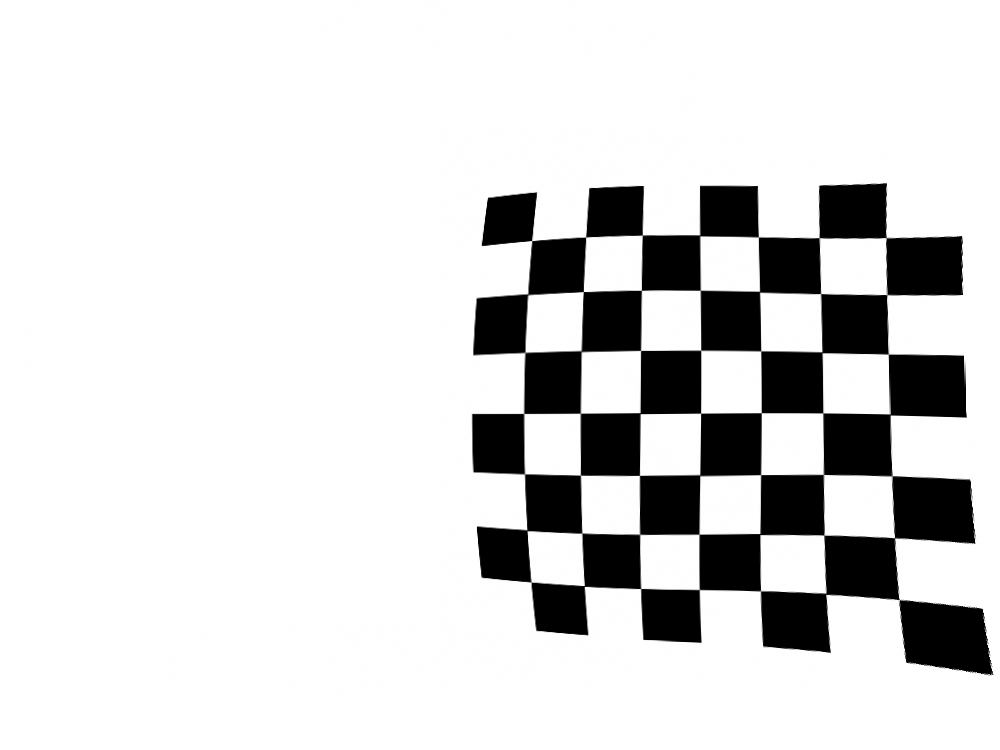
//> input picture code/build/src/11.tif, 1000 x 750 px
$ ./AdaptiveSegment ../../build/src/11.tif darkbg   (built with g++ and OpenCV 4)
//> lines starting //> are read from the running program, lines starting //| are printed output that depends on the picture; after the words box and inside, x2 and y2 are one past the last pixel; in counts of white or black regions, pixels touching at a corner belong together
#include <cv.h>
#include <highgui.h>
#include <iostream>

using namespace cv;
using namespace std;

void adaptThreshold(Mat I, int* threshold);

int main( int argc, char** argv)
{
  Mat img, grey, hist;
  img = imread(argv[1],1);
//> img is the input picture: 750 rows x 1000 cols, CV_8UC3; min 0, max 255, mean 216
  int darkbg = 0;

  if(argc < 2 || !img.data) {
    printf("No image data\n");
    return -1;
  }

  if(argc > 2 && strcmp(argv[2], "darkbg") == 0)
    darkbg = 1;

  cvtColor(img, grey, CV_RGB2GRAY);

  Scalar m = mean(grey);
//> m = Scalar(216)
  int threshold = cvRound(m[0]);
//> threshold = 216

  printf("Threshold before: %d\n", threshold);
//| Threshold before: 216
  adaptThreshold(grey, &threshold);
//> the loop in adaptThreshold, `do` made 3 passes
//> (old_threshold, mean_above, mean_below) on passes 1 to 3: (216, Scalar(254.6), Scalar(8.41)), (131, Scalar(254.1), Scalar(3.17)), (129, Scalar(254.1), Scalar(3.08))
//> pass 1, in adaptThreshold, `Mat above = I >= *threshold;`:
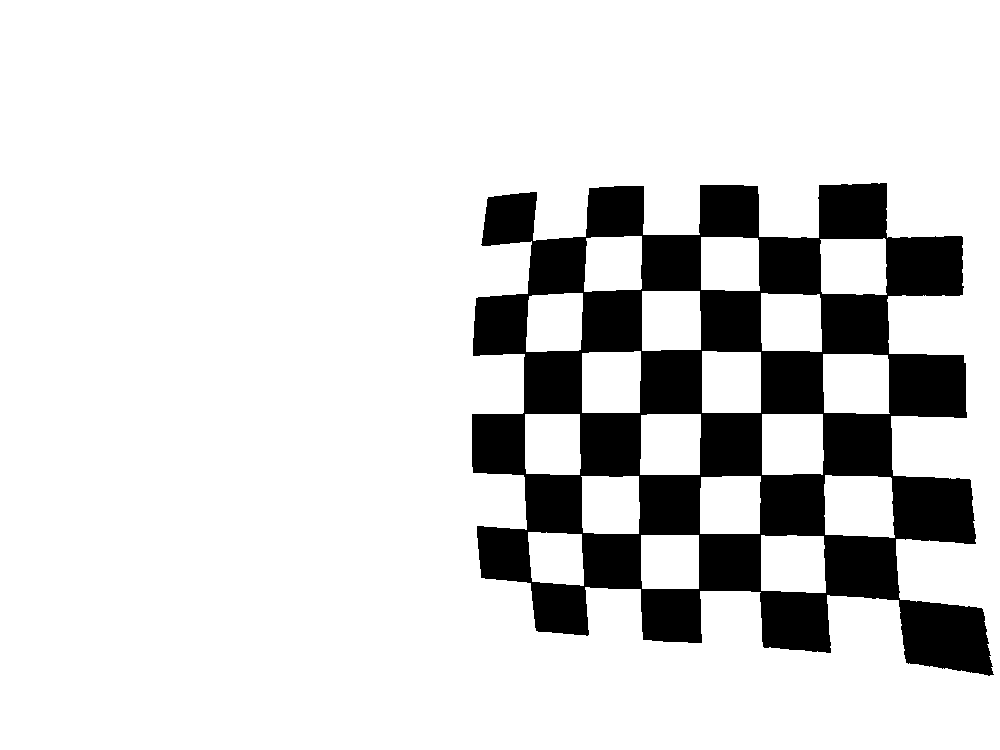
//> above: 750 rows x 1000 cols, CV_8UC1; 84.3% white; 1 black region, box (x1, y1, x2, y2) and area: (472, 183, 994, 676) 117454
//> pass 2, in adaptThreshold, `Mat above = I >= *threshold;`:
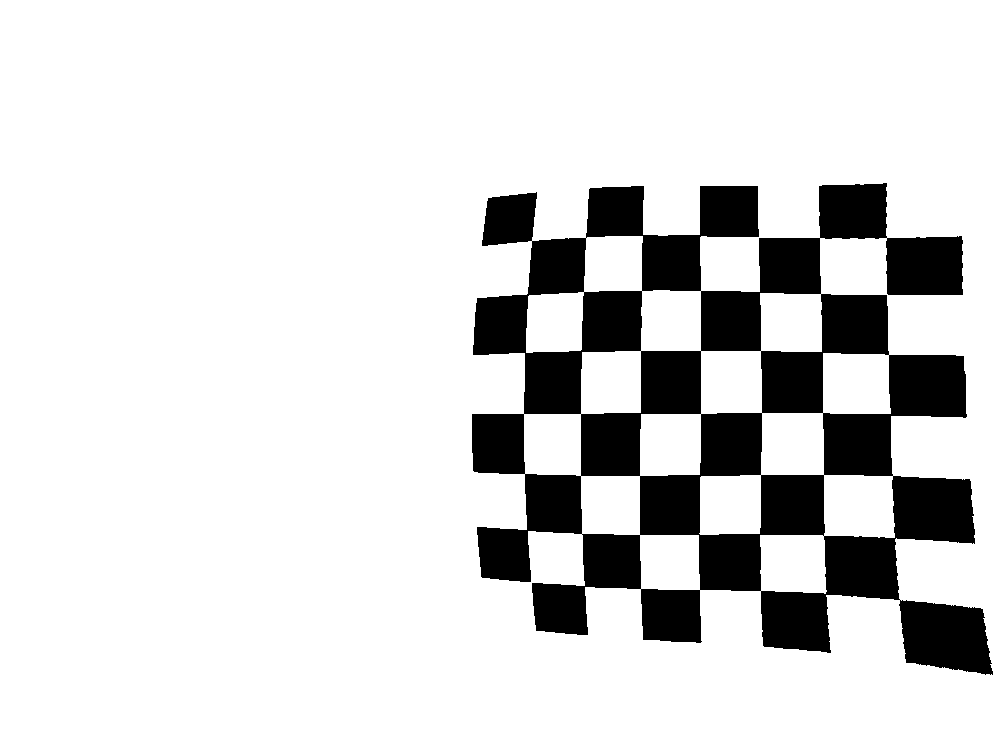
//> above: 750 rows x 1000 cols, CV_8UC1; 84.8% white; 1 black region, box (x1, y1, x2, y2) and area: (472, 183, 993, 675) 113844
//> threshold = 129
  printf("Threshold after: %d\n", threshold);
//| Threshold after: 129


  Mat dst;
  if(darkbg)
    dst = grey < threshold;
//> dst: 750 rows x 1000 cols, CV_8UC1; 15.2% white; 1 white region, box (x1, y1, x2, y2) and area: (472, 183, 993, 675) 113767
  else
    dst = grey >= threshold;

  namedWindow("Display image", CV_WINDOW_AUTOSIZE);
  imshow("Display image", dst);

  waitKey(0);

  return 0;

}

void adaptThreshold(Mat I, int* threshold)
{
  int old_threshold;
  do {
    old_threshold = *threshold;
    Mat above = I >= *threshold;
    Mat below = I < *threshold;
    Scalar mean_above = mean(I, above);
    Scalar mean_below = mean(I, below);
    *threshold = cvRound(((mean_above[0]+mean_below[0])/2));

} while(old_threshold != *threshold);
}

$ run again, on code/build/src/21.tif
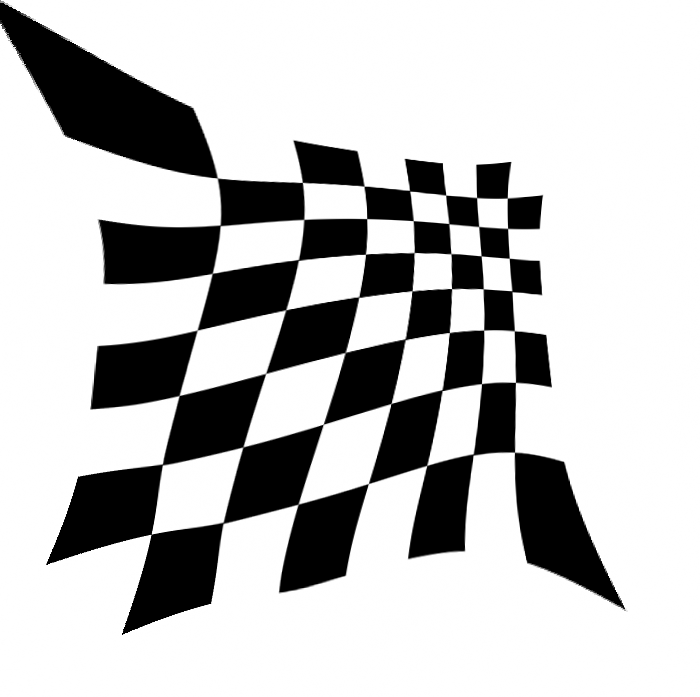
//> input picture code/build/src/21.tif, 700 x 697 px
//> img is the input picture: 697 rows x 700 cols, CV_8UC3; min 0, max 255, mean 193.5
//> m = Scalar(193.5)
//> `int threshold = cvRound(m[0]);`: threshold = 194
//| Threshold before: 194
//> the loop in adaptThreshold, `do` made 3 passes
//> (old_threshold, mean_above, mean_below) on passes 1 to 3: (194, Scalar(254.5), Scalar(6.91)), (131, Scalar(253.8), Scalar(3.2)), (128, Scalar(253.8), Scalar(3.09))
//> pass 1, in adaptThreshold, `Mat above = I >= *threshold;`:
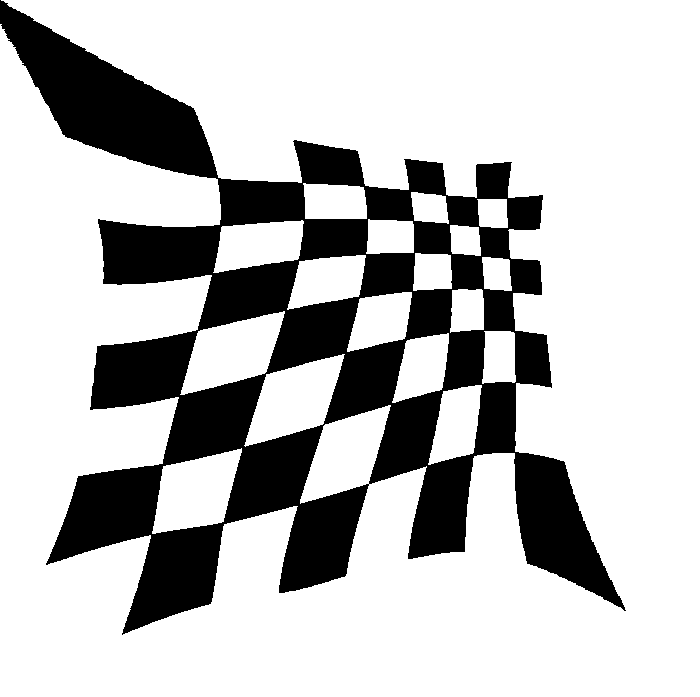
//> above: 697 rows x 700 cols, CV_8UC1; 75.4% white; 1 black region, box (x1, y1, x2, y2) and area: (0, 0, 626, 635) 120095
//> pass 2, in adaptThreshold, `Mat above = I >= *threshold;`:
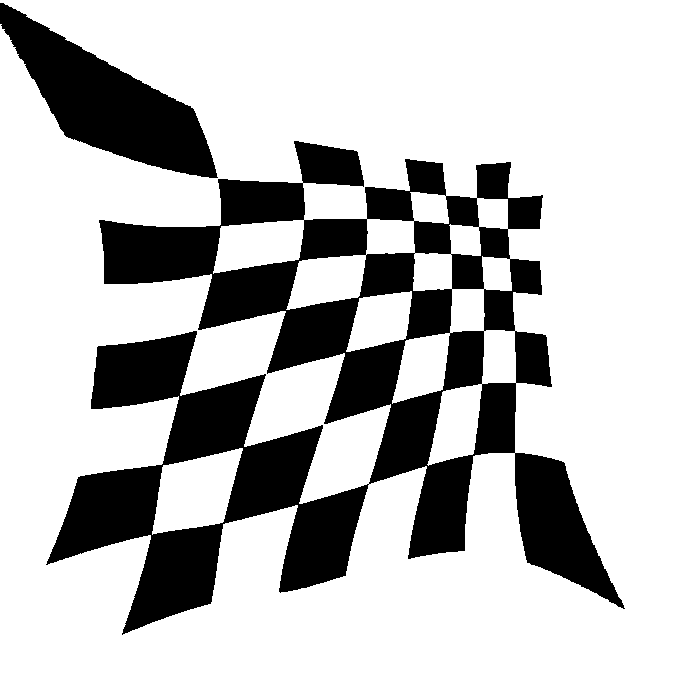
//> above: 697 rows x 700 cols, CV_8UC1; 76% white; 2 black regions, box (x1, y1, x2, y2) and area: (46, 141, 625, 635) 101890, (0, 3, 218, 178) 15428
//> `adaptThreshold(grey, &threshold);`: threshold = 128
//| Threshold after: 128
//> dst: 697 rows x 700 cols, CV_8UC1; 24% white; 2 white regions, box (x1, y1, x2, y2) and area: (46, 141, 625, 635) 101792, (0, 3, 218, 178) 15421

$ run again, on code/build/src/4.tif
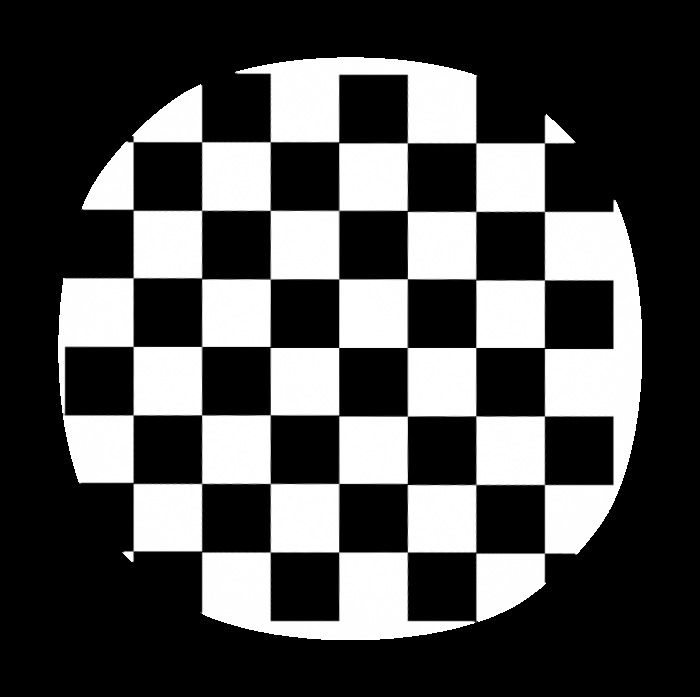
//> input picture code/build/src/4.tif, 700 x 697 px
//> img is the input picture: 697 rows x 700 cols, CV_8UC3; min 0, max 255, mean 76.7
//> m = Scalar(76.72)
//> `int threshold = cvRound(m[0]);`: threshold = 77
//| Threshold before: 77
//> the loop in adaptThreshold, `do` made 3 passes
//> (old_threshold, mean_above, mean_below) on passes 1 to 3: (77, Scalar(249.7), Scalar(0.439)), (125, Scalar(251.7), Scalar(1.01)), (126, Scalar(251.8), Scalar(1.04))
//> pass 1, in adaptThreshold, `Mat above = I >= *threshold;`:
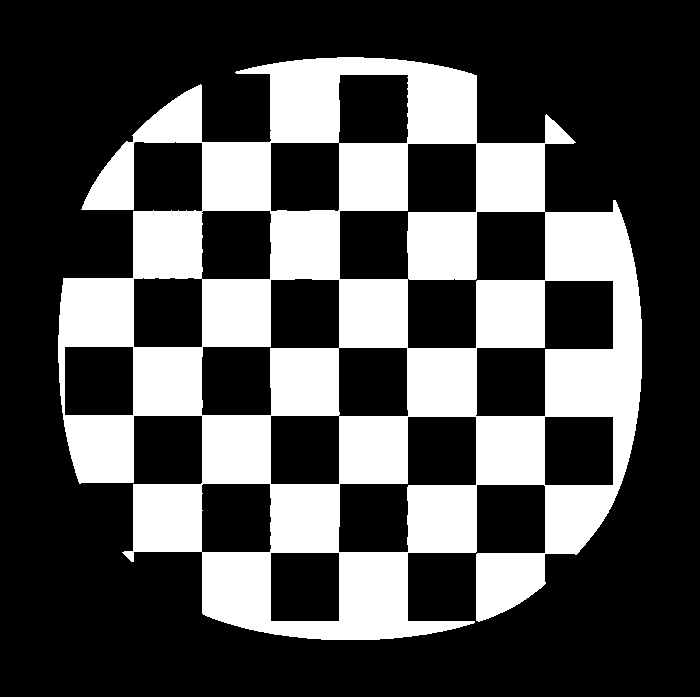
//> above: 697 rows x 700 cols, CV_8UC1; 30.6% white; 1 white region, box (x1, y1, x2, y2) and area: (58, 57, 642, 640) 149284
//> pass 2, in adaptThreshold, `Mat above = I >= *threshold;`:
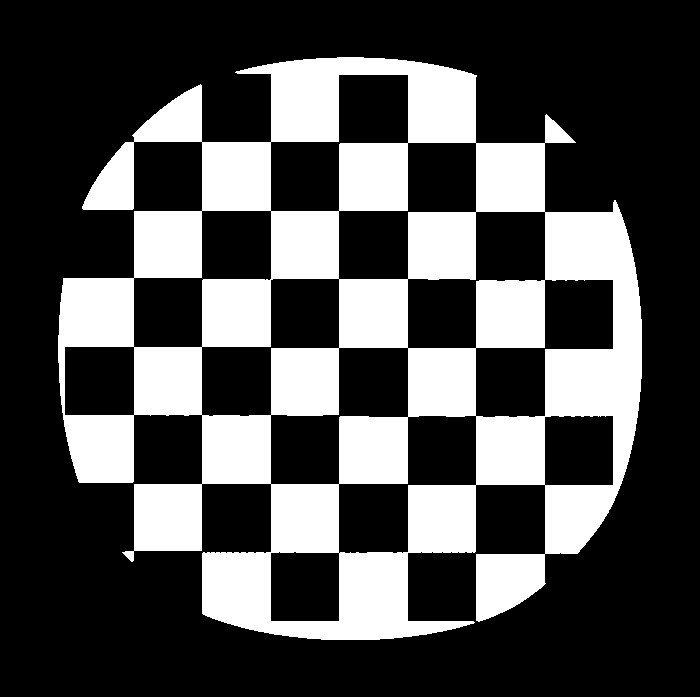
//> above: 697 rows x 700 cols, CV_8UC1; 30.2% white; 1 white region, box (x1, y1, x2, y2) and area: (58, 57, 642, 640) 147317
//> `adaptThreshold(grey, &threshold);`: threshold = 126
//| Threshold after: 126
//> dst: 697 rows x 700 cols, CV_8UC1; 69.8% white; 1 black region, box (x1, y1, x2, y2) and area: (58, 57, 642, 640) 147256
